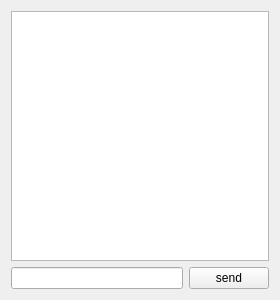
<?xml version="1.0" encoding="UTF-8"?>
<ui version="4.0">
 <class>ChatFrameui</class>
 <widget class="QWidget" name="ChatFrameui">
  <property name="geometry">
   <rect>
    <x>0</x>
    <y>0</y>
    <width>280</width>
    <height>300</height>
   </rect>
  </property>
  <property name="sizePolicy">
   <sizepolicy hsizetype="Preferred" vsizetype="Minimum">
    <horstretch>0</horstretch>
    <verstretch>0</verstretch>
   </sizepolicy>
  </property>
  <property name="windowTitle">
   <string>Form</string>
  </property>
  <layout class="QVBoxLayout" name="verticalLayout">
   <item>
    <layout class="QHBoxLayout" name="horizontalLayout">
     <item>
      <widget class="QTextEdit" name="text_edit">
       <property name="readOnly">
        <bool>true</bool>
       </property>
      </widget>
     </item>
    </layout>
   </item>
   <item>
    <layout class="QHBoxLayout" name="horizontalLayout_2">
     <item>
      <widget class="QLineEdit" name="line_edit">
       <property name="maxLength">
        <number>100</number>
       </property>
      </widget>
     </item>
     <item>
      <widget class="QPushButton" name="send_button">
       <property name="text">
        <string>send</string>
       </property>
      </widget>
     </item>
    </layout>
   </item>
  </layout>
 </widget>
 <resources/>
 <connections/>
</ui>
